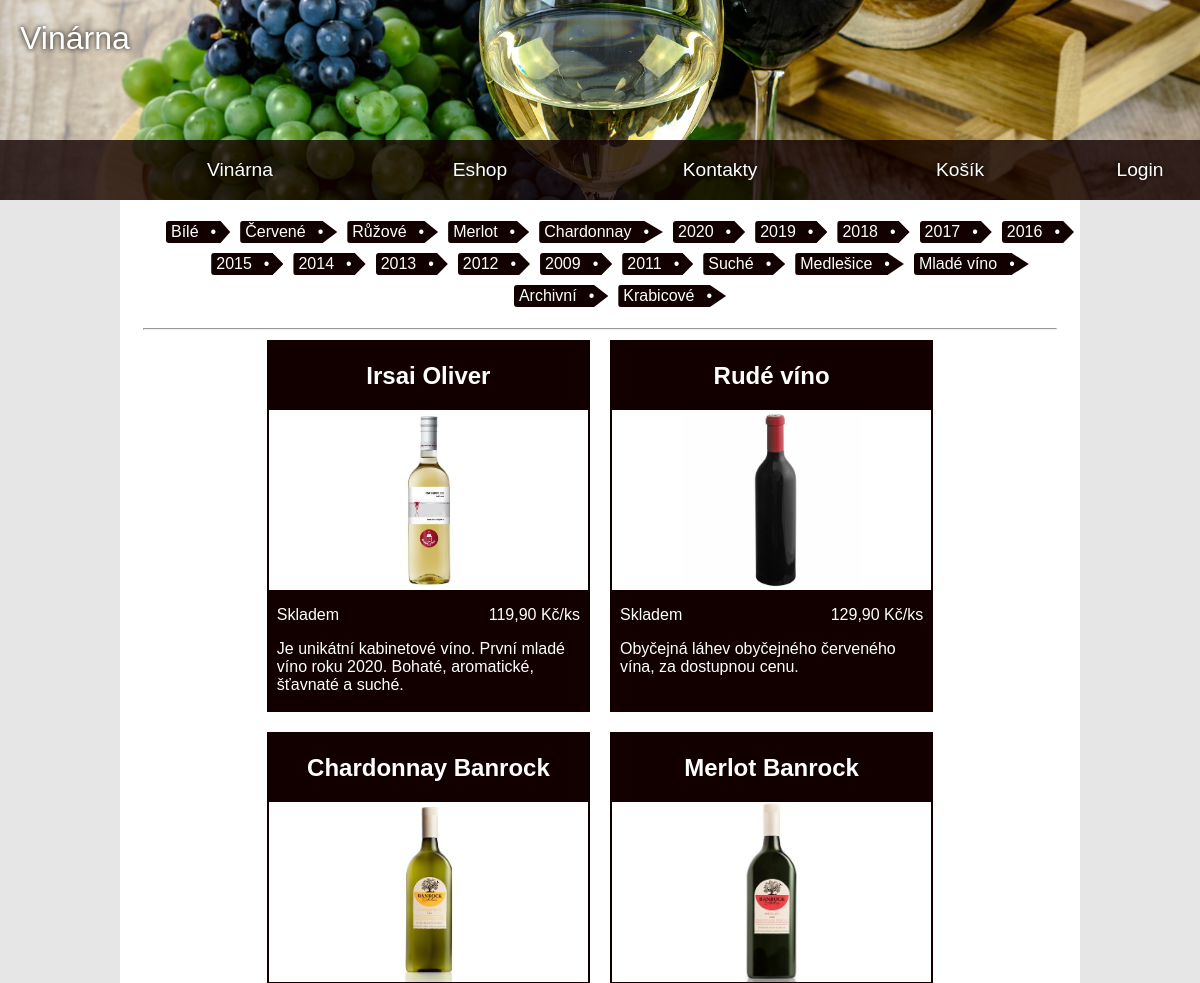
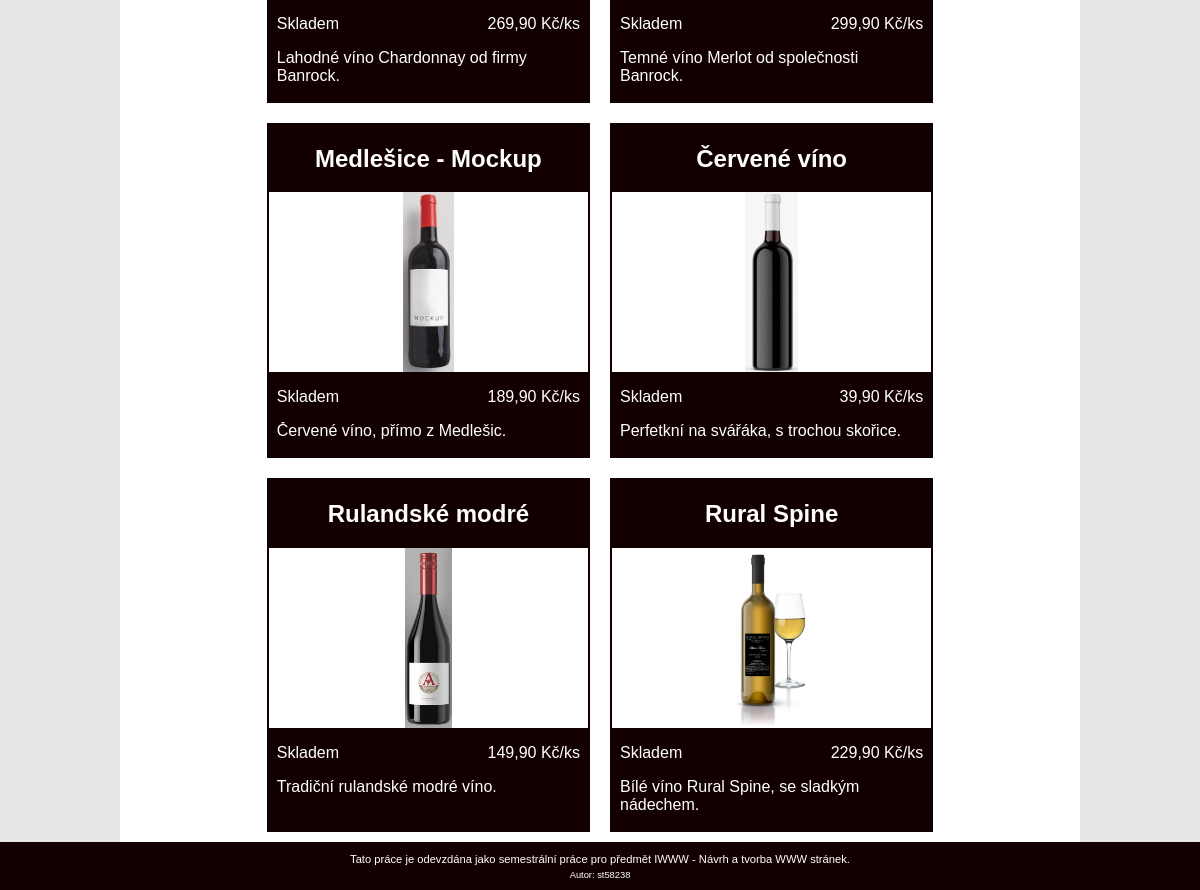
Screenshot of /eshop/index.php with the database file from the repository (2 pictures, top to bottom).
### tables this page shows
CREATE TABLE `tag` (
  `id_tag` int(11) NOT NULL,
  `text` varchar(126) NOT NULL,
  `priority` smallint(6) NOT NULL DEFAULT 0,
  `display` tinyint(1) NOT NULL DEFAULT 1
);

CREATE TABLE `products` (
  `id_product` int(11) NOT NULL,
  `name` varchar(126) NOT NULL,
  `description` varchar(1022) NOT NULL,
  `picture` varchar(510) DEFAULT NULL,
  `quantity` int(11) NOT NULL,
  `unit` varchar(14) NOT NULL,
  `stock` tinyint(1) NOT NULL DEFAULT 0,
  `price` float NOT NULL,
  `discount_price` float DEFAULT NULL,
  `display` tinyint(1) NOT NULL DEFAULT 0
);

### php/system/database.class.php (called while the page is built, shortened)
<?php
class Database {
	private $conn;
	function __construct() {
		$options = [PDO::ATTR_ERRMODE => PDO::ERRMODE_EXCEPTION, PDO::ATTR_DEFAULT_FETCH_MODE => PDO::FETCH_ASSOC];
		try {
			$this->conn = new PDO(PDO_DSN, DB_USER, DB_PASSWORD, $options);
		} catch (PDOException $e) {
			debug($e);
		}
	}
	function &query(string $sql, array $vals = []): array {
		$stmt = $this->conn->prepare($sql);
		$stmt->execute($vals);
		$arr = $stmt->fetchAll(PDO::FETCH_NUM);
		return $arr;
	}
}
?>

### php/core.php (called while the page is built, shortened)
<?php
require_once(__DIR__ . '/control.php');
class Core {
	private static $db;
	private static $control;
	private static $core;
	static function getInstance(Database $db = null): Core {
		if (Core::$core === null) {
			Core::$core = new Core($db);
		}
		return Core::$core;
	}
	private function __construct(Database $db = null) {
		if ($db == null) {
			Core::$db = new Database($db);
		} else {
			Core::$db = $db;
		}
		Core::$control = new Control(Core::$db);
	}
	function &getControl(): Control {
		return Core::$control;
	}
}
?>

### php/control.php (called while the page is built, shortened)
<?php
class Control {
	private $conn;
	function __construct(Database &$conn = null) {
		if ($conn === null) {
			$this->conn = new Database();
		} else {
			$this->conn = $conn;
		}
	}
	function &getAllTags(bool $override = false): array {
		$req = $this->conn->query('SELECT id_tag, text, priority, display FROM tag ' . ($override ? '' : 'WHERE display = 1') . ' ORDER BY priority DESC, text ASC');
		$tags = array();
		foreach ($req as $v) {
			$tags[] = new Tag($v[0], $v[1], $v[2], $v[3]);
		}
		return $tags;
	}
	function &getAllProducts(?array $tags = null, ?int $limit = null): array {
		$sql = 'SELECT id_product, name, description, picture, quantity, unit, stock, price, discount_price, display, CONCAT(\',\',GROUP_CONCAT(id_tag SEPARATOR \',\'),\',\') AS en FROM products NATURAL JOIN product_tags WHERE display = 1 GROUP BY id_product HAVING ';
		$vals = array();
		if ($tags === null || empty($tags)) {
			$sql = 'SELECT id_product, name, description, picture, quantity, unit, stock, price, discount_price, display FROM products WHERE display = 1 GROUP BY id_product';
		} else {
			foreach ($tags as $t) {
				$sql .= 'en LIKE \'%,' . $t->getId() . ',%\' AND ';
			}
			$sql = substr($sql, 0, -4);
		}
		$req = $this->conn->query($sql, $vals);
		$products = array();
		foreach ($req as $p) {
			$products[] = new Product($p[0], $p[1], $p[2], $p[3], $p[4], $p[5], $p[6], $p[7], $p[8], $p[9], $this->getProductTags($p[0]));
		}
		return $products;
	}
	function &getProductTags(int $id, ?int $limit = null): array {
		$req = $this->conn->query('SELECT id_tag, text FROM tag NATURAL JOIN product_tags WHERE id_product = ? AND tag.display = 1 ORDER BY priority DESC' . (($limit == null) ? '' : ' LIMIT ' . abs($limit)), [$id]);
		return $req;
	}
}
?>

### php/model/tag.class.php (called while the page is built, shortened)
<?php
class Tag implements IRecord {
	private $id;
	private $text;
	function __construct(?int $id, string $text, int $priority = 0, int $active = 1) {
		$this->id = $id;
		$this->text = $text;
	}
	function getId(): ?int {
		return $this->id;
	}
	function getText(): string {
		return $this->text;
	}
}
?>

### php/model/product.class.php (called while the page is built, shortened)
<?php
class Product implements IRecord {
	private $id;
	private $name;
	private $desc;
	private $picture;
	private $unit;
	private $stock;
	private $price;
	private $discountPrice;
	function __construct(?int $id, string $name, string $desc, ?string $picture, int $quantity, string $unit, bool $stock, float $price, ?float $discountPrice, bool $display, array $tags = []) {
		$this->id = $id;
		$this->name = $name;
		$this->desc = $desc;
		$this->picture = $picture;
		$this->unit = $unit;
		$this->stock = $stock;
		$this->price = $price;
		$this->discountPrice = empty($discountPrice) ? null : $discountPrice;
	}
	function getId(): ?int {
		return $this->id;
	}
	function getName(): string {
		return $this->name;
	}
	function getDesc(): string {
		return $this->desc;
	}
	function getImg(): ?string {
		return $this->picture;
	}
	function getStock(): bool {
		return $this->stock;
	}
	function getCorrectPrice(): float {
		$price = $this->price;
		if ($this->discountPrice > 0 && $this->discountPrice != null) {
			$price = $this->discountPrice;
		}
		return $price;
	}
	function getFullPrice(): string {
		return '' . number_format($this->getCorrectPrice(), 2, ',', '') . ' Kč/' . $this->unit;
	}
}
?>

### php/pages/eshop.page.php (the view, shortened to what this page needs)
<?php
require_once(__DIR__ . '/../core.php');
require_once(__DIR__ . '/../html.php');
$htmlFilters = '';
if (isset($_POST['action'])) {
	$core = Core::getInstance();
	if ($_POST['action'] == 'addTag') {
		$tag = $core->getControl()->getTagById((int) $_POST['tagId']);
		$_SESSION['tags'][$tag->getId()] = $tag;
		if (!isset($_POST['noreturn'])) {
			echo composeItems($_SESSION['tags']);
		}
	} else if ($_POST['action'] == 'removeTag') {
		$tag = $core->getControl()->getTagById((int) $_POST['tagId']);
		unset($_SESSION['tags'][$tag->getId()]);
		if (!isset($_POST['noreturn'])) {
			echo composeItems($_SESSION['tags']);
		}
	} else if ($_POST['action'] == 'clearTags') {
		unset($_SESSION['tags']);
		$_SESSION['tags'] = array();
		if (!isset($_POST['noreturn'])) {
			echo null;
		}
	}
} else {
	$core = Core::getInstance();
	$tags = $core->getControl()->getAllTags();
	$htmlFilters .= '<section class="filters"><ul class="tags">';
	foreach ($tags as $t) {
		if (in_array($t, $_SESSION['tags'])) {
			$htmlFilters .= '<li data-id="' . $t->getId() . '" data-selected="1">' . $t->getText() . '<span class="tag-bullet">&bull;</span></li>';
		} else {
			$htmlFilters .= '<li data-id="' . $t->getId() . '">' . $t->getText() . '<span class="tag-bullet">&bull;</span></li>';
		}
	}
	$items = composeItems($_SESSION['tags']);
}
$htmlFilters .= '</ul></section>';
function composeItems(array &$tags) {
	$core = Core::getInstance();
	$pr = $core->getControl()->getAllProducts($tags);
	$items = '<section class="items">';
	foreach ($pr as $p) {
		$items .= '
			<article class="product">
				<a class="product-link" href="produkt/index.php?id=' . $p->getId() . '">
					<h2 class="product-name">' . $p->getName() . '</h2>
					<div class="product-image-container">
						<img class="product-image" src="img/eshop/' . $p->getImg() . '" alt="'. $p->getImg() . '">
					</div>
				</a>
				<section class="product-stockinfo">
					<p class="product-stock">' . ($p->getStock() ? 'Skladem' : 'Není skladem') . '</p>
					<p class="product-price">' . $p->getFullPrice() . '</p>
				</section>
				<p class="product-desc">' . $p->getDesc() . '</p>
			</article>
		';
	}
	return ($items . '</section>');
}
?>

### php/html.php (shortened to what this page needs)
<?php
$pages = array();
	$pages[] = ['.', 'Vinárna'];
	$pages[] = ['eshop', 'Eshop'];
	$pages[] = ['kontakt', 'Kontakty'];
	$pages[] = ['kosik', 'Košík'];
$header = '<header class="header">
<a href="." id="logo" class="hardlight nolink">Vinárna</a>
<nav>
<div class="nav-fill"></div>
<div class="sub-nav">
:links:
</div>
<div class="nav-fill">
' . (($_SESSION['user'] != null) ? '<a href="uzivatel" class="nolink"><p class="white hardlight">' . $_SESSION['user']->getSurname() . '</p></a>' : '<a href="login" class="nolink"><p class="white hardlight">Login</p></a>') . '
</div>
</nav>
</header>';
	$links = '';
	foreach ($pages as $v) {
		$links .= '<a href="' . $v[0] . '" class="nolink"><p class="white hardlight">' . $v[1] . '</p></a>';
	}
$sideLeft = '<aside class="sidebar-left">';
$sideRight = '<aside class="sidebar-right">';
$mainOpen = '<div class="main">';
$mainClose = '</div>';
$footer = '<footer class="footer white">
<p>Tato práce je odevzdána jako semestrální práce pro předmět IWWW - Návrh a tvorba WWW stránek.</p>
<small>Autor: st58238</small>
</footer>';
?>

### eshop/index.php (shortened to what this page needs)
<?php
require_once(__DIR__ . '/../php/core.php');
require_once(__DIR__ . '/../php/html.php');
require_once(__DIR__ . '/../php/pages/eshop.page.php');
?>
<!DOCTYPE html>
<html lang="cs">
<head>
	<link rel="stylesheet" href="css/main.css">
	<link rel="stylesheet" href="css/eshop.css">
</head>
<body>
	<?php
		echo HEADER;
		echo MAIN_OPEN;
		echo SIDEBAR_LEFT;
	?>
	<main class="content">
		<?php echo $htmlFilters; ?>
		<hr />
		<div id="eshop-items">
			<?php echo $items; ?>
		</div>
	</main>
	<?php
		echo SIDEBAR_RIGHT;
		echo MAIN_CLOSE;
		echo FOOTER;
	?>
</body>
</html>

### css/main.css (style rules this page uses)
:root { --brown: rgba(18, 0, 0, 1.0); --brown-bg: rgba(18, 0, 0, 0.80); --brown-selected: rgba(68, 28, 28, 1.0); --grey-bg: rgba(128, 128, 128, 0.20); --header-h: 200px; --footer-h: 48px; --vinegreen: rgba(32, 181, 22); --vinegreen-dark: rgba(22, 152, 12); --grey: rgba(128, 128, 128, 0.80); }
html, body { font-family: Helvetica, Arial, sans-serif; margin: 0 auto; }
body { display: flex; flex-direction: column; min-height: 100vh; }
hr { color: var(--brown); width: 95%; margin: 0; padding: 0; align-self: center; }
.header { width: 100%; height: var(--header-h); background-color: var(--brown); background-image: url('../img/wine-bg.jpg'); background-size: 100% auto; background-position: center center; display: flex; flex-direction: row; align-items: flex-end; }
.header nav { width: 100%; display: flex; flex-direction: row; justify-content: space-between; align-items: flex-end; background-color: var(--brown-bg); }
.header nav a { flex-shrink: 0; flex-grow: 0; height: auto; margin: 0px 15px; font-size: 1.2em; }
.header nav a > p { padding: 0px 10px; }
.main { display: flex; flex-direction: row; align-content: stretch; min-height: calc(100vh - var(--header-h) - var(--footer-h)); }
.sidebar-left, .sidebar-right { width: 10%; background-color: var(--grey-bg); }
.sidebar-right { display: flex; flex-direction: row; align-items: flex-end; }
.content, #eshop-items { width: 80%; display: flex; flex-direction: column; align-items: center; }
.footer { width: 100%; height: var(--footer-h); background-color: var(--brown); margin-top: auto; font-size: 0.70em; text-align: center; }
.footer > p { margin-bottom: 3px; }
a:link { color: inherit; }
.nolink { text-decoration: none; }
.hardlight { text-shadow: 0px 0px 5px black; mix-blend-mode: unset; }
#logo { color: white; font-size: 2em; padding: 20px; }
.header #logo { position: absolute; top: 0; left: 0; width: auto; }
.white { color: white; }
.nav-fill { display: flex; justify-content: center; width: 10%; }
.nav-fill > a { width: 100%; }
.sub-nav { display: flex; flex-direction: row; width: 80%; justify-content: space-around; align-items: flex-end; }
.sub-nav > a, .nav-fill > a { min-width: 10%; text-align: center; transition: 0.3s; }
.filters { display: flex; flex-direction: row; width: 100%; }
.tags { display: flex; flex-wrap: wrap; align-content: center; justify-content: center; width: 100%; }
.tags li { color: white; background-color: var(--brown); padding: 2px 8px 2px 5px; margin: 5px 5px; clip-path: polygon(0 0, 85% 0, 100% 50%, 85% 100%, 0 100%); cursor: pointer; border: 0px solid var(--brown); border-radius: 3px; }
.tag-bullet { float: right; padding-right: 6px; margin-left: 12px; }
.items { display: flex; flex-wrap: wrap; align-items: stretch; justify-content: flex-start; width: 95%; align-self: center; }

### css/eshop.css (style rules this page uses)
.product { display: flex; flex-direction: column; align-items: center; justify-content: flex-start; width: 35%; max-width: 400px; margin: 10px; color: var(--brown); background-color: var(--brown); border: 2px solid var(--brown); color: white; }
.product-name { width: 100%; text-align: center; }
.product-image-container { width: 100%; background-color: white; display: flex; align-items: center; }
.product-image { width: auto; height: auto; max-width: 100%; height: 180px; margin: 0 auto; }
.product-link { width: 100%; text-decoration: none; }
.product-stockinfo { display: flex; flex-direction: row; justify-content: space-between; height: auto; width: 95%; }
.product-desc { margin-top: 0px; width: 95%; max-height: 200px; overflow-y: auto; }

### eshop/index.php (style rules this page uses)
#eshop-items { width: 100%; }
.items { justify-content: center; }

### rows the page displays
tag: text "Bílé"
tag: text "Červené"
tag: text "Růžové"
tag: text "Merlot"
tag: text "Chardonnay"
tag: text "2020"
tag: text "2019"
tag: text "2018"
tag: text "2017"
tag: text "2016"
tag: text "2015"
tag: text "2014"
tag: text "2013"
tag: text "2012"
tag: text "2009"
tag: text "2011"
tag: text "Suché"
tag: text "Medlešice"
tag: text "Mladé víno"
tag: text "Archivní"
tag: text "Krabicové"
products: name "Irsai Oliver", picture (picture), stock "Skladem", $p->getFullPrice() "119,90 Kč/ks", description "Je unikátní kabinetové víno. První mladé víno roku 2020. Bohaté, aromatické, šťavnaté a suché."
products: name "Rudé víno", picture (picture), stock "Skladem", $p->getFullPrice() "129,90 Kč/ks", description "Obyčejná láhev obyčejného červeného vína, za dostupnou cenu."
products: name "Chardonnay Banrock", picture (picture), stock "Skladem", $p->getFullPrice() "269,90 Kč/ks", description "Lahodné víno Chardonnay od firmy Banrock."
products: name "Merlot Banrock", picture (picture), stock "Skladem", $p->getFullPrice() "299,90 Kč/ks", description "Temné víno Merlot od společnosti Banrock."
products: name "Medlešice - Mockup", picture (picture), stock "Skladem", $p->getFullPrice() "189,90 Kč/ks", description "Červené víno, přímo z Medlešic."
products: name "Červené víno", picture (picture), stock "Skladem", $p->getFullPrice() "39,90 Kč/ks", description "Perfetkní na svářáka, s trochou skořice."
products: name "Rulandské modré", picture (picture), stock "Skladem", $p->getFullPrice() "149,90 Kč/ks", description "Tradiční rulandské modré víno."
products: name "Rural Spine", picture (picture), stock "Skladem", $p->getFullPrice() "229,90 Kč/ks", description "Bílé víno Rural Spine, se sladkým nádechem."

### other values shown
$v[1] "Vinárna"
$v[1] "Eshop"
$v[1] "Kontakty"
$v[1] "Košík"
